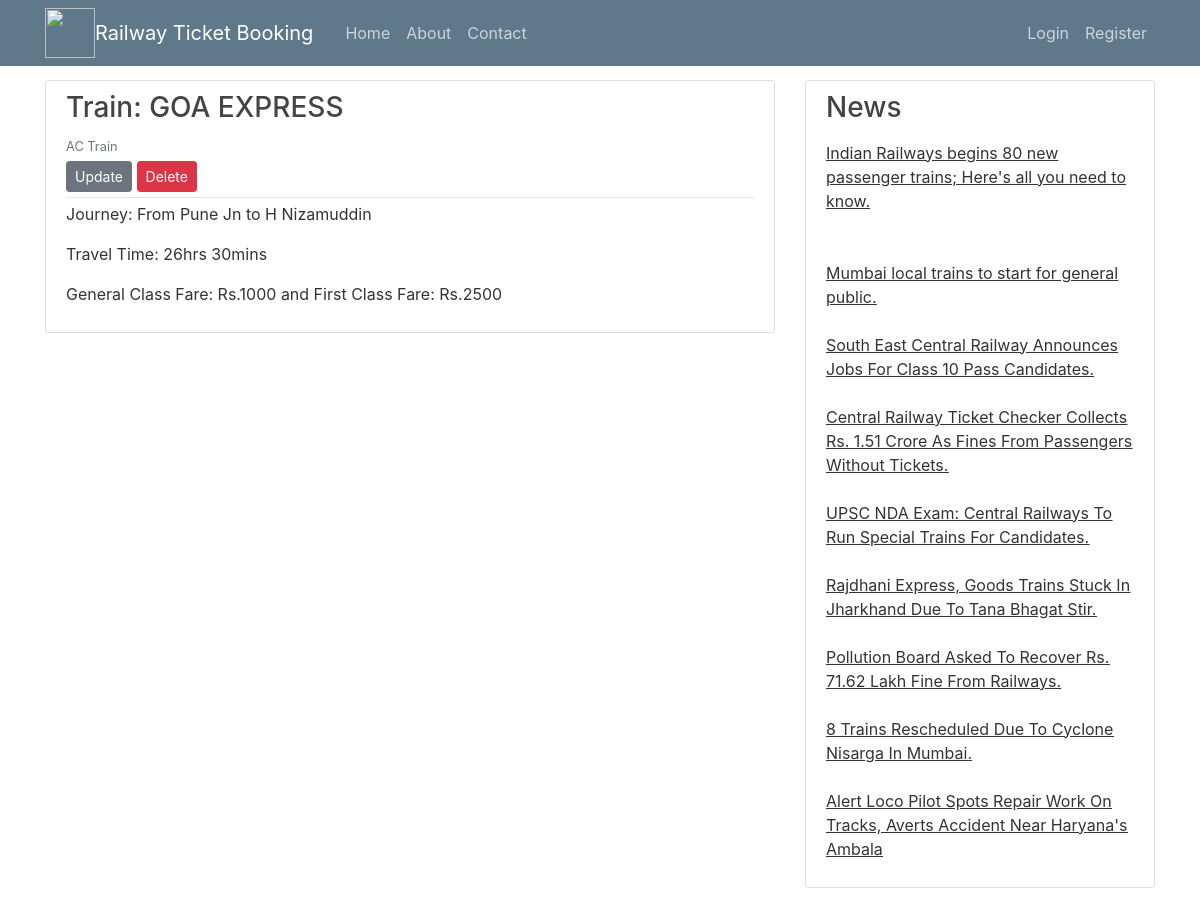
The app's page /train/3/ with its own data.
### BookingSystem/models.py (models this page shows, shortened)
class Train(models.Model):
    Train_Name = models.CharField(max_length=25)
    Train_Type = models.CharField(max_length=25)
    Source = models.CharField(max_length=20)
    Destination = models.CharField(max_length=20)
    Travel_Time = models.CharField(max_length=15)
    General_Class = models.CharField(max_length=15)
    First_Class = models.CharField(max_length=15)

### BookingSystem/views.py (the view)
# urls.py: path('train/<int:pk>/', TrainDetailVIew.as_view(), name='train-detail'),
class TrainDetailVIew(DetailView):
    model = Train

### BookingSystem/templates/BookingSystem/train_detail.html
{% extends "BookingSystem/base.html" %}
{% block content %}
    <article class="media content-section">
        <div class="media-body">
            <div class="article-metadata">
                <h3><a class="article-title" href="#">Train: {{ object.Train_Name }}</a></h3>
                <small class="text-muted">{{ object.Train_Type }}</small>
                <div>
                    <a class="btn btn-secondary btn-sm mt-1 mb-1" href="{% url 'train-update' object.id %}">Update</a>
                    <a class="btn btn-danger btn-sm mt-1 mb-1" href="{% url 'train-delete' object.id %}">Delete</a>
                </div>
            </div>
            <p class="article-content">Journey: From {{ object.Source }}    to     {{ object.Destination }}</p>
            <p class="article-content">Travel Time: {{ object.Travel_Time }}</p>
            <p class="article-content">General Class Fare: {{ object.General_Class }}    and    First Class Fare: {{ object.First_Class }}</p>
        </div>
    </article>
{% endblock content %}

### BookingSystem/templates/BookingSystem/base.html (style rules this page uses)
body { background: url(https://live.staticflickr.com/7138/7621127116_f4aa46fb9e_b.jpg) no-repeat; background-size: cover; color: #333333; margin-top: 5rem; }
h1, h2, h3, h4, h5, h6 { color: #444444; }
.content-section { background: #ffffff; padding: 10px 20px; border: 1px solid #dddddd; border-radius: 3px; margin-bottom: 20px; }
.article-title { color: #444444; }
.article-content { white-space: pre-line; }
.article-metadata { padding-bottom: 1px; margin-bottom: 4px; border-bottom: 1px solid #e3e3e3 }

### records on screen
Train: Train_Name "GOA EXPRESS", Train_Type "AC Train", Source "Pune Jn", Destination "H Nizamuddin", Travel_Time "26hrs 30mins", General_Class "Rs.1000", First_Class "Rs.2500"
